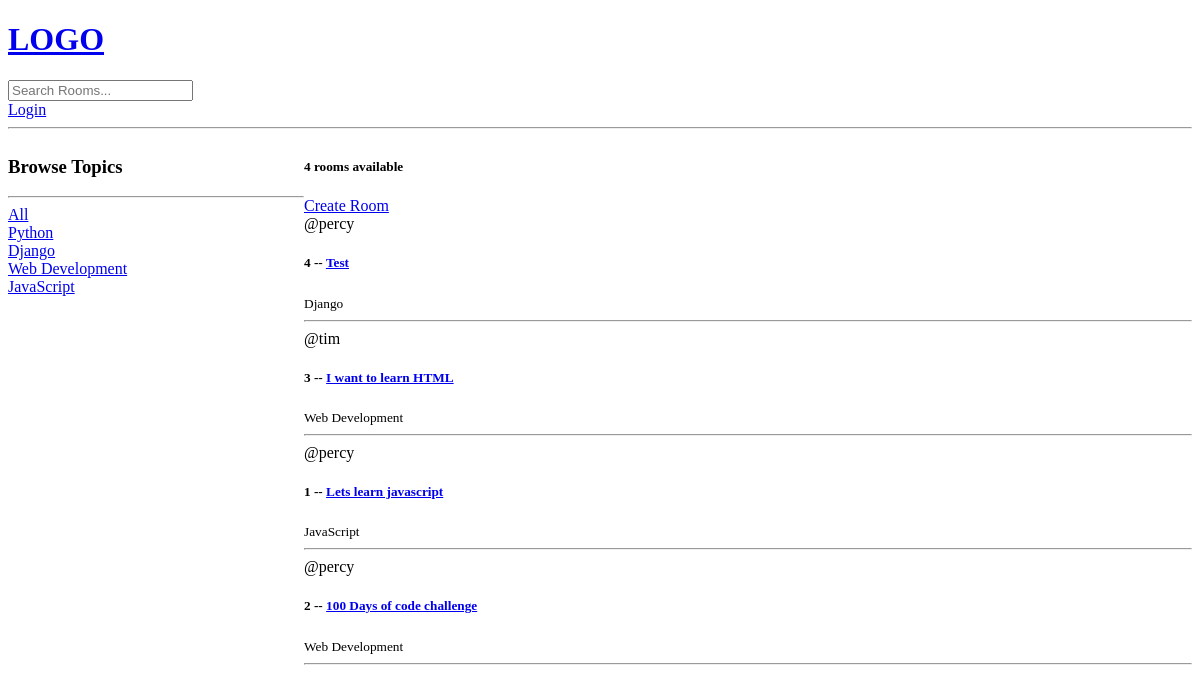
/, run on an earlier commit of the app's database.
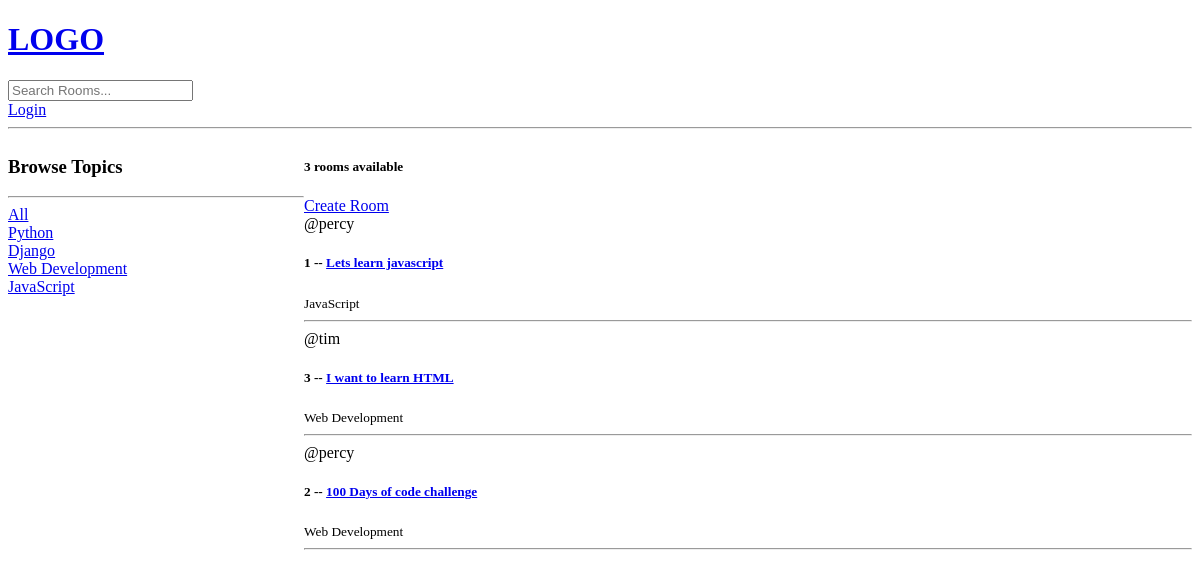
And on a later commit of the database.
### base/models.py (models this page shows, shortened)
class Topic(models.Model):
    name = models.CharField(max_length=200)

class Room(models.Model):
    host = models.ForeignKey(User, on_delete=models.SET_NULL, null=True)
    topic = models.ForeignKey(Topic, on_delete=models.SET_NULL, null=True)
    name = models.CharField(max_length=200)
    description = models.TextField(null=True, blank=True) # means the description can be blank
    update  = models.DateTimeField(auto_now=True)
    created = models.DateTimeField(auto_now_add=True)
    class Meta:
        ordering = ['-update', '-created']

### base/views.py (the view)
# urls.py: path('', views.home, name="home"),
def home(request):
    q = request.GET.get('q') if request.GET.get('q') != None else ''
    rooms = Room.objects.filter(
        Q(topic__name__icontains=q) |
        Q(name__icontains=q) |
        Q(description__icontains=q)
    )
    topics = Topic.objects.all()
    room_count = rooms.count()
    context = {'rooms': rooms, 'topics': topics, 'room_count': room_count}
    return render(request, 'base/home.html', context)

### base/templates/base/home.html (shortened to what this page needs)
{% extends 'main.html'%}
{% block content %}
<div class="home-container">
    <div>
        <h3>Browse Topics</h3>
        <hr>
        <div>
            <a href="{% url 'home' %}">All</a>
        </div>
        {% for topic in topics %}
            <div>
                <a href="{% url 'home' %}?q={{ topic.name }}">{{ topic.name }}</a>
            </div>
        {% endfor %}
    </div>
    <div>
        <h5>{{ room_count }} rooms available</h5>
        <a href="{% url 'create-room' %}">Create Room</a>
        <div>
            {% for room in rooms %}
            <div>
                <span>@{{ room.host.username }}</span>
                <h5>{{ room.id }} -- <a href="{% url 'room' room.id %}">{{ room.name }}</a></h5>
                <small>{{ room.topic.name }}</small>
                <hr>
            </div>
            {% endfor %}
        </div>
    </div>
</div>
{% endblock content %}

What changed in the data, as far as the page shows it:
removed Room: host.username "percy", id "4", name "Test", topic.name "Django"
changed Room "Lets learn javascript": moves up the list
Also different on the page:
{{ room_count }}: "4" → "3"
